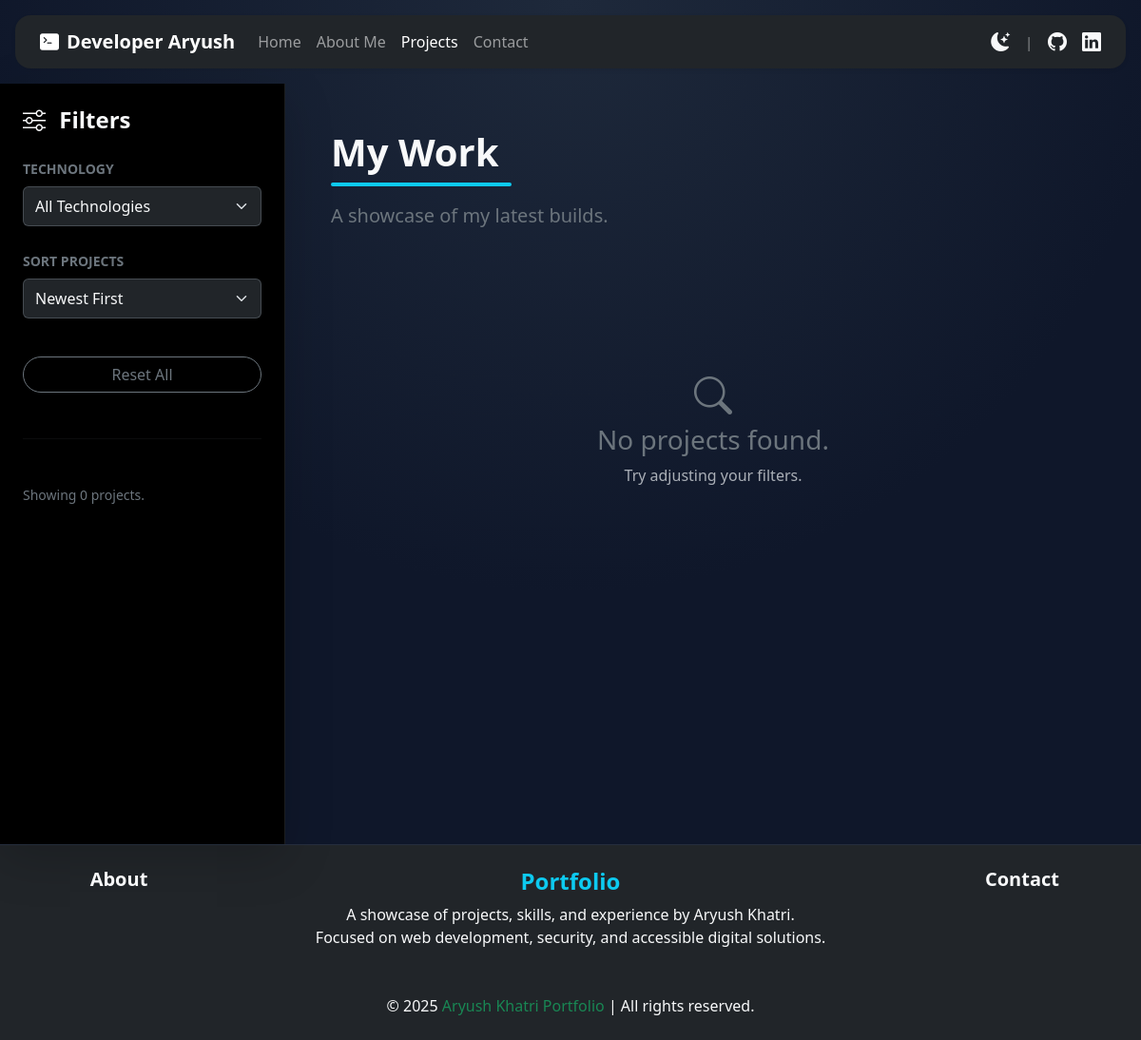
Before: /aryush/projects/ with the older database file.
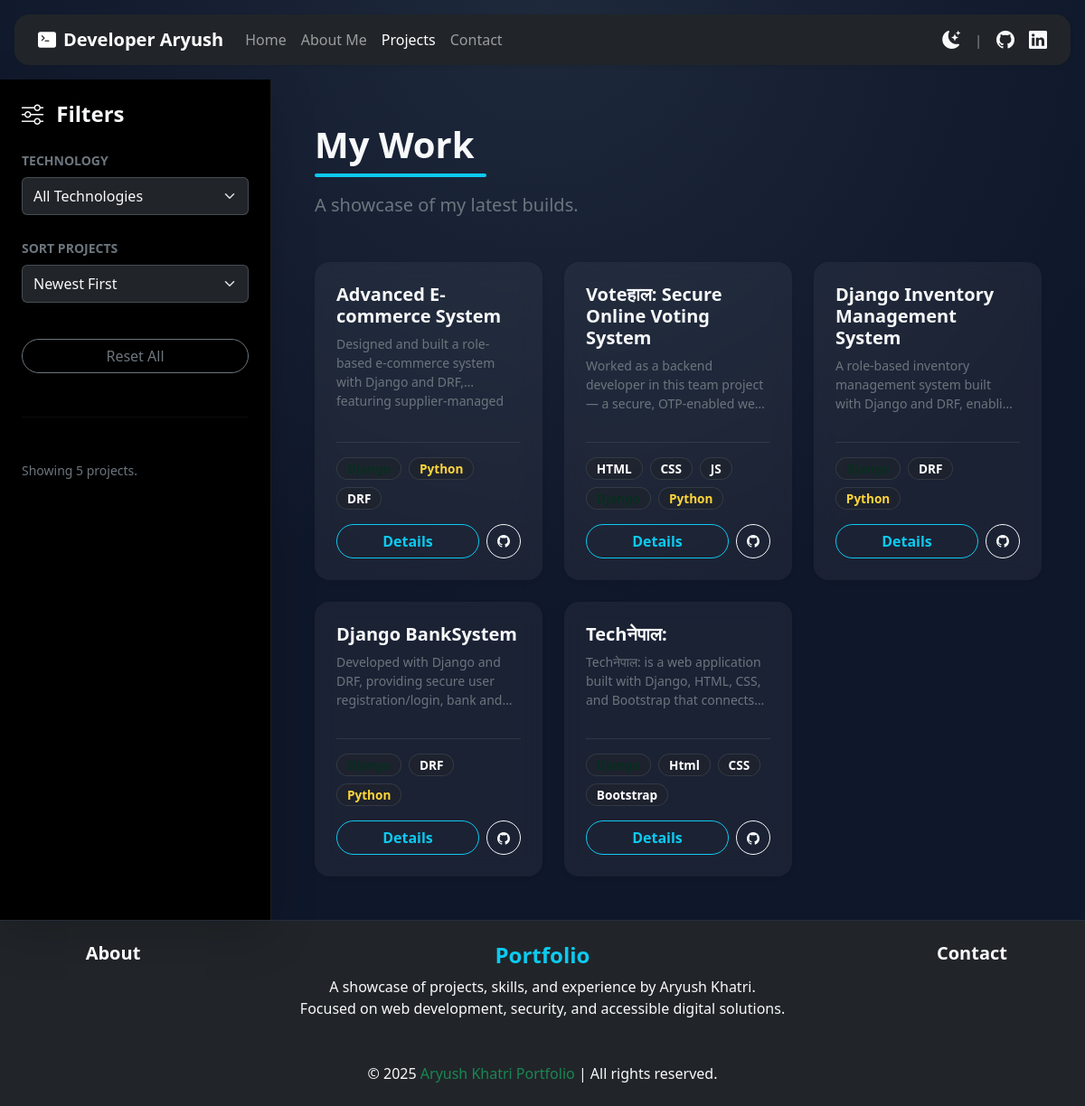
After: the same page with the newer database file.
### portfolio_app/models.py (models this page shows, shortened)
class Project(models.Model):
    TYPES_CHOICE = [
        ('Dj', 'Django'),
        ('Py', 'Python'),
        ('Fg', 'Figma'),
        ('FS' , 'Full Stack')
    ]
    STATUS_CHOICES = [
    ('Comp', 'Completed'),
    ('Live', 'Live'), # If you actually host it later
    ('Dev', 'In Development')]
    title = models.CharField(max_length=100)
    project_type = models.CharField(max_length=2, choices=TYPES_CHOICE)
    status = models.CharField(max_length=4, choices=STATUS_CHOICES, default='Dev')
    problem_statement = models.TextField(help_text="What was the challenge?", default = "problem_statement", blank=True, null=True)
    solution_statement = models.TextField(help_text="How did you solve it?", default = "solution_statement", blank=True, null=True)
    technical_breakdown = models.TextField(help_text="The deep dive/README content.", default = "technical_breakdown", blank=True, null=True)
    description = models.TextField(help_text="Used for the project card preview.")
    tech_stack = models.JSONField(default=list)
    vedio = models.FileField(upload_to="static/videos/", blank=True, null=True)
    github_link = models.URLField(null=True, blank=True)
    project_link = models.URLField(null=True, blank=True)
    figma_link = models.URLField(null=True, blank=True)
    is_pinned = models.BooleanField(default=False)
    created_at = models.DateTimeField(auto_now_add=True)
    updated_at = models.DateTimeField(auto_now=True)
    class Meta:
        ordering = ['-is_pinned', '-created_at']

### portfolio_app/views.py (the view)
# urls.py: path('aryush/projects/', projects, name="projects"),
def projects(request):
    projects_list = Project.objects.all()
    sort_by = request.GET.get('sort')
    if sort_by == 'oldest':
        projects_list = projects_list.order_by('created_at')
    else:
        projects_list = projects_list.order_by('-created_at')
    tech_filter = request.GET.get('tech')
    if tech_filter:
        projects_list = [p for p in projects_list if p.tech_stack and tech_filter in p.tech_stack]
    unique_techs = set()
    for p in Project.objects.all():
        if p.tech_stack:
            for t in p.tech_stack:
                unique_techs.add(t)
    context = {
        'projects': projects_list,
        'unique_techs': sorted(list(unique_techs)),
        'selected_tech': tech_filter,
        'selected_sort': sort_by
    }
    return render(request, "portfolio_app/projects.html", context)

### portfolio_app/templates/portfolio_app/projects.html (shortened to what this page needs)
{% extends "layout.html" %}
{% load static %}
{% block content %}
<div class="container-fluid">
  <div class="row">
    <div class="col-lg-3 p-4 bg-black border-end border-secondary border-opacity-25 shadow-lg d-none d-lg-block"
      style="min-height: 100vh;">
      <div class="sticky-top" style="top: 100px;">
        <h4 class="fw-bold text-light mb-4">
          <i class="bi bi-sliders me-2"></i> Filters
        </h4>
        <form method="get" class="d-flex flex-column gap-4">
          <div>
            <label class="form-label text-secondary small text-uppercase fw-bold ls-1">Technology</label>
            <select name="tech" class="form-select bg-dark text-light border-secondary border-opacity-50 py-2"
              onchange="this.form.submit()">
              <option value="" {% if not selected_tech %}selected{% endif %}>All Technologies</option>
            </select>
          </div>
          <div>
            <label class="form-label text-secondary small text-uppercase fw-bold ls-1">Sort Projects</label>
            <select name="sort" class="form-select bg-dark text-light border-secondary border-opacity-50 py-2"
              onchange="this.form.submit()">
              <option value="newest" {% if selected_sort == 'newest' %}selected{% endif %}>Newest First</option>
            </select>
          </div>
          <a href="{% url 'projects' %}" class="btn btn-outline-secondary w-100 rounded-pill mt-3">
            Reset All
          </a>
        </form>
        <div class="mt-5 pt-5 border-top border-secondary border-opacity-10">
          <p class="text-secondary small">
            Showing {{ projects|length }} project{% if projects|length != 1 %}s{% endif %}.
          </p>
        </div>
      </div>
    </div>
    <div class="col-lg-9 p-5">
      <div class="mb-5">
        <h2 class="display-6 fw-bold text-light mb-2">My Work</h2>
    <div class="bg-info mb-3" style="width: 190px; height: 4px; border-radius: 2px;"></div>
        <p class="lead text-secondary">A showcase of my latest builds.</p>
      </div>
      <div class="row g-4">
        {% for project in projects %}
        <div class="col-xl-4 col-md-6">
          <div
            class="card glass-card border-0 rounded-4 overflow-hidden h-100 d-flex flex-column shadow-sm transition-hover">
            <div class="card-body p-4 d-flex flex-column flex-grow-1">
              <h3 class="card-title fw-bold text-light mb-2 h5">{{ project.title }}</h3>
              <p class="card-text text-secondary mb-3 flex-grow-1 small"
                style="display: -webkit-box; -webkit-line-clamp: 3; line-clamp: 3; -webkit-box-orient: vertical; overflow: hidden;">
                {{ project.description }}
              </p>
              <hr class="border-secondary opacity-25 my-3">
              <div class="d-flex flex-column gap-3">
                <div class="d-flex flex-wrap gap-2">
                  {% for tech in project.tech_stack %}
                  <span class="badge tech-badge rounded-pill bg-dark bg-opacity-50 badge-{{ tech }}">
                    {{ tech }}
                  </span>
                  {% endfor %}
                </div>
                <div class="d-flex align-items-center gap-2 mt-auto">
                  <a href="{% url 'project_detail' project.pk %}"
                    class="btn btn-outline-info flex-grow-1 rounded-pill fw-semibold">
                    Details
                  </a>
                  {% if project.github_link %}
                  <a href="{{ project.github_link }}" target="_blank"
                    class="btn btn-sm btn-outline-light rounded-circle p-0 d-flex align-items-center justify-content-center"
                    style="width: 38px; height: 38px;" title="GitHub">
                    <i class="bi bi-github"></i>
                  </a>
                  {% endif %}
                </div>
              </div>
            </div>
          </div>
        </div>
        {% empty %}
        <div class="col-12 text-center py-5">
          <div class="py-5">
            <i class="bi bi-search fs-1 text-secondary mb-3"></i>
            <h3 class="text-secondary">No projects found.</h3>
            <p class="text-muted">Try adjusting your filters.</p>
          </div>
        </div>
        {% endfor %}
      </div>
    </div>
  </div>
</div>
{% endblock %}

### templates/layout.html (shortened to what this page needs)
{% load static %}
<!DOCTYPE html>
<html lang="en" data-bs-theme="dark">
<head>
    <link href="https://cdn.jsdelivr.net/npm/bootstrap@5.3.3/dist/css/bootstrap.min.css" rel="stylesheet">
    <link rel="stylesheet" href="https://cdn.jsdelivr.net/npm/bootstrap-icons@1.10.5/font/bootstrap-icons.css">
    <link rel="stylesheet" href="{% static 'css/style.css' %}">
    <link rel="stylesheet" href="https://cdnjs.cloudflare.com/ajax/libs/font-awesome/6.5.0/css/all.min.css">
</head>
<body class="bg-body-tertiary">
<nav class="navbar navbar-expand-lg navbar-dark bg-dark shadow-sm sticky-top my-3 rounded-4 mx-3">
  <div class="container">
    <a class="navbar-brand fw-bold " href="#">
      <i class="bi bi-terminal-fill me-2 "></i>Developer Aryush
    </a>
    <div class="collapse navbar-collapse text-center" id="navbarContent">
      <ul class="navbar-nav me-auto mb-2 mb-lg-0">
        <li class="nav-item">
          <a class="nav-link {% if request.resolver_match.url_name == 'home' %}active{% endif %}" href="{% url 'home' %}">
            Home
          </a>
        </li>
        <li class="nav-item">
          <a class="nav-link {% if request.resolver_match.url_name == 'about' %}active{% endif %}" href="{% url 'about' %}">
            About Me
          </a>
        </li>
        <li class="nav-item">
          <a class="nav-link {% if request.resolver_match.url_name == 'projects' %}active{% endif %}" href="{% url 'projects' %}">
            Projects
          </a>
        </li>
        <li class="nav-item">
          <a class="nav-link {% if request.resolver_match.url_name == 'contact' %}active{% endif %}" href="{% url 'contact' %}">
             Contact
          </a>
        </li>
      </ul>
      <div class="d-flex align-items-center justify-content-center gap-3">
        <button class="btn btn-link text-light p-0 border-0" id="themeToggle" title="Toggle Dark/Light Mode">
            <i class="bi bi-moon-stars-fill fs-5" id="themeIcon"></i>
        </button>
        <span class="text-white-50 small">|</span>
        <a href="https://github.com/userAryush" target="_blank" class="text-light fs-5" title="GitHub">
          <i class="bi bi-github"></i>
        </a>
        <a href="https://www.linkedin.com/in/aryush-khatri-652439317/" target="_blank" class="text-light fs-5" title="LinkedIn">
          <i class="bi bi-linkedin"></i>
        </a>
      </div>
    </div>
  </div>
</nav>
  {% block content %}
  {% endblock content %}
      <hr class="border-secondary m-0">
      {% include 'footer.html' %}
</body>
</html>
</html>

### templates/footer.html
<footer class="footer py-4 text-center text-light bg-dark w-100">
    <div class="container">
        <div class="row">
            <div class="col-md-2 mb-4">
                <h5 class="fw-bold text-center">
                    <a href="{% url 'about' %}" class="text-light text-decoration-none">About</a>
                </h5>
            </div>
            <div class="col-md-8 mb-4">
                <h4 class="text-center mb-2">
                    <a href="{% url 'home' %}" class="text-light text-decoration-none">
                        <span class="navbar-title fw-bold">
                            <span class="text-info">Portfolio</span>
                        </span>
                    </a>
                </h4>
                <p class="text-center mb-0">
                    A showcase of projects, skills, and experience by Aryush Khatri.<br>
                    Focused on web development, security, and accessible digital solutions.
                </p>
            </div>
            <div class="col-md-2 mb-4">
                <h5 class="fw-bold text-center">
                    <a href="{% url 'contact' %}" class="text-light text-decoration-none">Contact</a>
                </h5>
            </div>
        </div>
        <div class="text-center mt-4">
            <p class="mb-0">
                &copy; 2025 <span class="text-success">Aryush Khatri Portfolio</span> | All rights reserved.
            </p>
        </div>
    </div>
</footer>

### static/css/style.css (style rules this page uses)
:root { --glass-bg: rgba(255, 255, 255, 0.05); --glass-border: rgba(255, 255, 255, 0.1); --glass-blur: 10px; --neon-blue: #0dcaf0; --deep-bg: #0f172a; }
[data-bs-theme="dark"] body { background-color: var(--deep-bg) !important; background-image: radial-gradient(circle at 50% 0%, #1e293b 0%, var(--deep-bg) 50%); background-attachment: fixed; }
.glass-card { background: var(--glass-bg); backdrop-filter: blur(var(--glass-blur)); -webkit-backdrop-filter: blur(var(--glass-blur)); border: 1px solid var(--glass-border); box-shadow: 0 8px 32px 0 rgba(0, 0, 0, 0.37); transition: transform 0.3s ease, box-shadow 0.3s ease; }
.tech-badge { font-size: 0.85rem; padding: 0.35em 0.8em; border: 1px solid transparent; transition: all 0.3s ease; }
.badge-Django { color: #092e20; background-color: #44b78b; }
.badge-Python { color: #ffd43b; background-color: #306998; }
[data-bs-theme="dark"] .badge { border: 1px solid rgba(255, 255, 255, 0.1); }

Changed rows visible on the page:
added Project: title "Advanced E-commerce System", description "Designed and built a role-based e-commerce system with Django and DRF, featuring…", tech_stack "Python" "DRF"
added Project: title "Voteहाल: Secure Online Voting System", description "Worked as a backend developer in this team project — a secure,…", tech_stack "HTML" "CSS" "JS" "Python"
added Project: title "Django Inventory Management System", description "A role-based inventory management system built with Django and DRF,…", tech_stack "DRF" "Python"
added Project: title "Django BankSystem", description "Developed with Django and DRF, providing secure user registration/login, bank…", tech_stack "DRF" "Python"
added Project: title "Techनेपाल:", description "Techनेपाल: is a web application built with Django, HTML, CSS, and Bootstrap that…", tech_stack "Html" "CSS" "Bootstrap"
Other visible differences:
{{ projects|length }}: "0" → "5"
text no longer shown: "No projects found. Try adjusting your filters."
